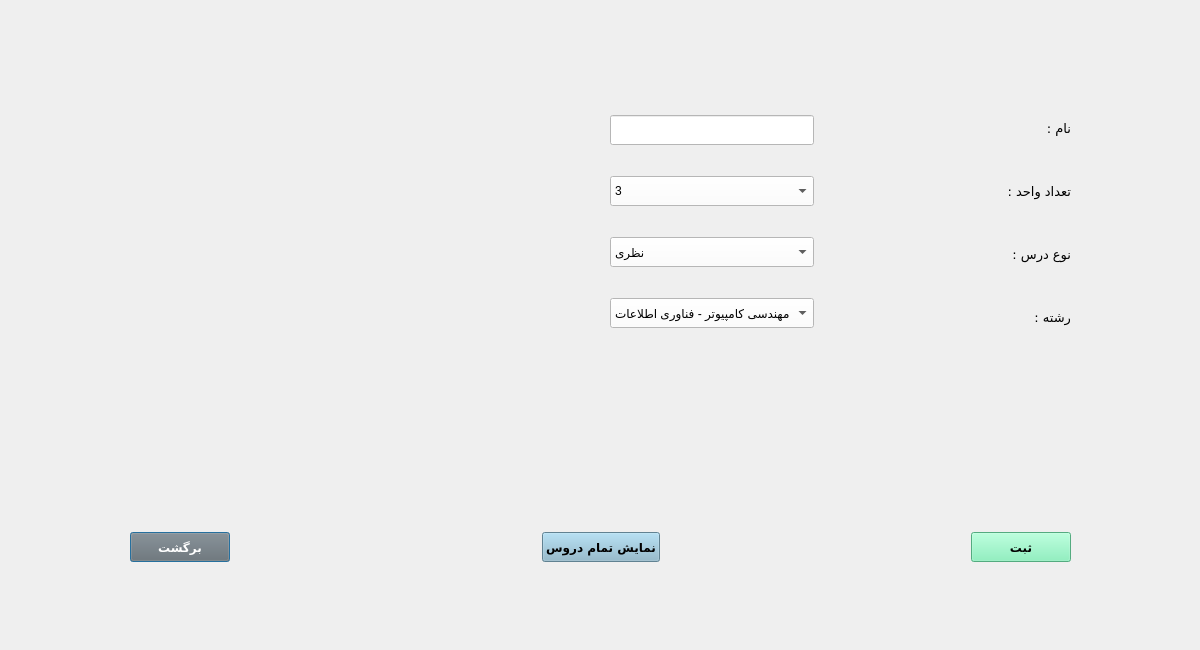
<?xml version="1.0" encoding="UTF-8"?>
<ui version="4.0">
 <class>AddLessonDialog</class>
 <widget class="QDialog" name="AddLessonDialog">
  <property name="geometry">
   <rect>
    <x>0</x>
    <y>0</y>
    <width>1200</width>
    <height>650</height>
   </rect>
  </property>
  <property name="font">
   <font>
    <pointsize>8</pointsize>
   </font>
  </property>
  <property name="windowTitle">
   <string>ثبت درس</string>
  </property>
  <widget class="QWidget" name="layoutWidget">
   <property name="geometry">
    <rect>
     <x>610</x>
     <y>110</y>
     <width>461</width>
     <height>226</height>
    </rect>
   </property>
   <layout class="QHBoxLayout" name="horizontalLayout">
    <item>
     <layout class="QVBoxLayout" name="verticalLayout_2">
      <item>
       <widget class="QLineEdit" name="lineEdit_title">
        <property name="minimumSize">
         <size>
          <width>0</width>
          <height>30</height>
         </size>
        </property>
        <property name="font">
         <font>
          <pointsize>9</pointsize>
         </font>
        </property>
        <property name="styleSheet">
         <string notr="true">background-color: white</string>
        </property>
       </widget>
      </item>
      <item>
       <spacer name="horizontalSpacer_3">
        <property name="orientation">
         <enum>Qt::Horizontal</enum>
        </property>
        <property name="sizeHint" stdset="0">
         <size>
          <width>40</width>
          <height>20</height>
         </size>
        </property>
       </spacer>
      </item>
      <item>
       <widget class="QComboBox" name="comboBox_tedadVahed">
        <property name="minimumSize">
         <size>
          <width>0</width>
          <height>30</height>
         </size>
        </property>
        <property name="font">
         <font>
          <pointsize>9</pointsize>
         </font>
        </property>
        <property name="styleSheet">
         <string notr="true">background-color:white</string>
        </property>
        <property name="currentIndex">
         <number>2</number>
        </property>
        <item>
         <property name="text">
          <string>1</string>
         </property>
        </item>
        <item>
         <property name="text">
          <string>2</string>
         </property>
        </item>
        <item>
         <property name="text">
          <string>3</string>
         </property>
        </item>
        <item>
         <property name="text">
          <string>4</string>
         </property>
        </item>
       </widget>
      </item>
      <item>
       <spacer name="horizontalSpacer_4">
        <property name="orientation">
         <enum>Qt::Horizontal</enum>
        </property>
        <property name="sizeHint" stdset="0">
         <size>
          <width>40</width>
          <height>20</height>
         </size>
        </property>
       </spacer>
      </item>
      <item>
       <widget class="QComboBox" name="comboBox_type">
        <property name="minimumSize">
         <size>
          <width>0</width>
          <height>30</height>
         </size>
        </property>
        <property name="font">
         <font>
          <pointsize>9</pointsize>
         </font>
        </property>
        <property name="styleSheet">
         <string notr="true">background-color:white</string>
        </property>
        <item>
         <property name="text">
          <string>نظری</string>
         </property>
        </item>
        <item>
         <property name="text">
          <string>عمومی</string>
         </property>
        </item>
        <item>
         <property name="text">
          <string>عملی</string>
         </property>
        </item>
       </widget>
      </item>
      <item>
       <spacer name="horizontalSpacer_17">
        <property name="orientation">
         <enum>Qt::Horizontal</enum>
        </property>
        <property name="sizeHint" stdset="0">
         <size>
          <width>40</width>
          <height>20</height>
         </size>
        </property>
       </spacer>
      </item>
      <item>
       <widget class="QComboBox" name="comboBox_field_2">
        <property name="minimumSize">
         <size>
          <width>100</width>
          <height>30</height>
         </size>
        </property>
        <property name="font">
         <font>
          <pointsize>9</pointsize>
         </font>
        </property>
        <property name="styleSheet">
         <string notr="true">background-color: white</string>
        </property>
        <property name="currentText">
         <string>مهندسی کامپیوتر - فناوری اطلاعات</string>
        </property>
        <property name="currentIndex">
         <number>0</number>
        </property>
        <property name="maxVisibleItems">
         <number>20</number>
        </property>
        <item>
         <property name="text">
          <string>مهندسی کامپیوتر - فناوری اطلاعات</string>
         </property>
        </item>
        <item>
         <property name="text">
          <string>مهندسی کامپیوتر - نرم افزار</string>
         </property>
        </item>
        <item>
         <property name="text">
          <string>مهندسی عمران</string>
         </property>
        </item>
        <item>
         <property name="text">
          <string>مهندسی صنایع</string>
         </property>
        </item>
        <item>
         <property name="text">
          <string>مهندسی مکانیک</string>
         </property>
        </item>
        <item>
         <property name="text">
          <string>مهندسی معماری</string>
         </property>
        </item>
        <item>
         <property name="text">
          <string>مهندسی پزشکی</string>
         </property>
        </item>
        <item>
         <property name="text">
          <string>مهندسی شیمی</string>
         </property>
        </item>
        <item>
         <property name="text">
          <string>مهندسی مخابرات</string>
         </property>
        </item>
        <item>
         <property name="text">
          <string>مهندسی مواد</string>
         </property>
        </item>
        <item>
         <property name="text">
          <string>مهندسی هوافضا</string>
         </property>
        </item>
       </widget>
      </item>
     </layout>
    </item>
    <item>
     <spacer name="horizontalSpacer_5">
      <property name="orientation">
       <enum>Qt::Horizontal</enum>
      </property>
      <property name="sizeHint" stdset="0">
       <size>
        <width>40</width>
        <height>20</height>
       </size>
      </property>
     </spacer>
    </item>
    <item>
     <layout class="QVBoxLayout" name="verticalLayout">
      <item>
       <widget class="QLabel" name="label_title">
        <property name="font">
         <font>
          <family>B Koodak</family>
          <pointsize>10</pointsize>
         </font>
        </property>
        <property name="text">
         <string>نام :</string>
        </property>
       </widget>
      </item>
      <item>
       <spacer name="horizontalSpacer">
        <property name="orientation">
         <enum>Qt::Horizontal</enum>
        </property>
        <property name="sizeHint" stdset="0">
         <size>
          <width>40</width>
          <height>20</height>
         </size>
        </property>
       </spacer>
      </item>
      <item>
       <widget class="QLabel" name="label_tedadVahed">
        <property name="font">
         <font>
          <family>B Koodak</family>
          <pointsize>10</pointsize>
         </font>
        </property>
        <property name="text">
         <string>تعداد واحد :</string>
        </property>
       </widget>
      </item>
      <item>
       <spacer name="horizontalSpacer_2">
        <property name="orientation">
         <enum>Qt::Horizontal</enum>
        </property>
        <property name="sizeHint" stdset="0">
         <size>
          <width>40</width>
          <height>20</height>
         </size>
        </property>
       </spacer>
      </item>
      <item>
       <widget class="QLabel" name="label_type">
        <property name="font">
         <font>
          <family>B Koodak</family>
          <pointsize>10</pointsize>
         </font>
        </property>
        <property name="text">
         <string>نوع درس :</string>
        </property>
       </widget>
      </item>
      <item>
       <spacer name="horizontalSpacer_18">
        <property name="orientation">
         <enum>Qt::Horizontal</enum>
        </property>
        <property name="sizeHint" stdset="0">
         <size>
          <width>40</width>
          <height>20</height>
         </size>
        </property>
       </spacer>
      </item>
      <item>
       <widget class="QLabel" name="label_2">
        <property name="font">
         <font>
          <family>B Koodak</family>
          <pointsize>10</pointsize>
         </font>
        </property>
        <property name="text">
         <string>رشته :</string>
        </property>
       </widget>
      </item>
     </layout>
    </item>
   </layout>
  </widget>
  <widget class="QWidget" name="layoutWidget_2">
   <property name="geometry">
    <rect>
     <x>130</x>
     <y>530</y>
     <width>941</width>
     <height>35</height>
    </rect>
   </property>
   <layout class="QHBoxLayout" name="horizontalLayout_2">
    <item>
     <widget class="QPushButton" name="pushButton_back">
      <property name="minimumSize">
       <size>
        <width>100</width>
        <height>30</height>
       </size>
      </property>
      <property name="font">
       <font>
        <family>B Nazanin</family>
        <pointsize>9</pointsize>
        <weight>75</weight>
        <bold>true</bold>
       </font>
      </property>
      <property name="styleSheet">
       <string notr="true">background-color:rgb(111, 111, 111);
color: white</string>
      </property>
      <property name="text">
       <string>برگشت</string>
      </property>
     </widget>
    </item>
    <item>
     <spacer name="horizontalSpacer_7">
      <property name="orientation">
       <enum>Qt::Horizontal</enum>
      </property>
      <property name="sizeHint" stdset="0">
       <size>
        <width>40</width>
        <height>20</height>
       </size>
      </property>
     </spacer>
    </item>
    <item>
     <widget class="QPushButton" name="pushButton_showAllCourses">
      <property name="minimumSize">
       <size>
        <width>100</width>
        <height>30</height>
       </size>
      </property>
      <property name="font">
       <font>
        <family>B Nazanin</family>
        <pointsize>9</pointsize>
        <weight>75</weight>
        <bold>true</bold>
       </font>
      </property>
      <property name="styleSheet">
       <string notr="true">background-color:rgb(136, 182, 204)</string>
      </property>
      <property name="text">
       <string>نمایش تمام دروس</string>
      </property>
     </widget>
    </item>
    <item>
     <spacer name="horizontalSpacer_6">
      <property name="orientation">
       <enum>Qt::Horizontal</enum>
      </property>
      <property name="sizeHint" stdset="0">
       <size>
        <width>40</width>
        <height>20</height>
       </size>
      </property>
     </spacer>
    </item>
    <item>
     <widget class="QPushButton" name="pushButton_add">
      <property name="minimumSize">
       <size>
        <width>100</width>
        <height>30</height>
       </size>
      </property>
      <property name="font">
       <font>
        <family>B Nazanin</family>
        <pointsize>9</pointsize>
        <weight>75</weight>
        <bold>true</bold>
       </font>
      </property>
      <property name="styleSheet">
       <string notr="true">background-color:rgb(118, 240, 179)</string>
      </property>
      <property name="text">
       <string>ثبت</string>
      </property>
     </widget>
    </item>
   </layout>
  </widget>
 </widget>
 <tabstops>
  <tabstop>lineEdit_title</tabstop>
  <tabstop>comboBox_tedadVahed</tabstop>
  <tabstop>comboBox_type</tabstop>
  <tabstop>comboBox_field_2</tabstop>
  <tabstop>pushButton_add</tabstop>
  <tabstop>pushButton_showAllCourses</tabstop>
  <tabstop>pushButton_back</tabstop>
 </tabstops>
 <resources/>
 <connections>
  <connection>
   <sender>pushButton_back</sender>
   <signal>clicked()</signal>
   <receiver>AddLessonDialog</receiver>
   <slot>close()</slot>
   <hints>
    <hint type="sourcelabel">
     <x>149</x>
     <y>539</y>
    </hint>
    <hint type="destinationlabel">
     <x>84</x>
     <y>540</y>
    </hint>
   </hints>
  </connection>
 </connections>
</ui>
